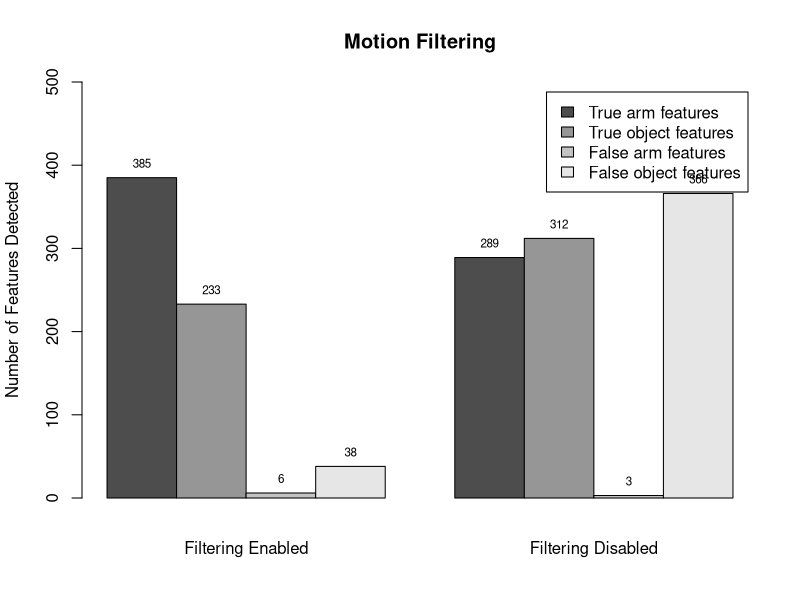

R code for this plot:

d <- read.table("total.dat", header=TRUE, sep=",")

# create a two row matrix with x and y
height <- rbind(d[,1], d[,2], d[,3], d[,4])
height = height/4.0
height = ceiling(height)

# Use height and set 'beside = TRUE' to get pairs
# save the bar midpoints in 'mp'
# Set the bar pair labels to A:D
mp <- barplot(height, beside=TRUE, ylim = c(0, 500), ylab="Number of Features Detected", main="Motion Filtering", cex.names=0.8, legend=c("True arm features", "True object features", "False arm features", "False object features"))
text(mp, height, labels = format(height, 4),pos = 3, cex = 0.7)

mtext(1, at = colMeans(mp), text = c("Filtering Enabled", "Filtering Disabled"), line = 2)
